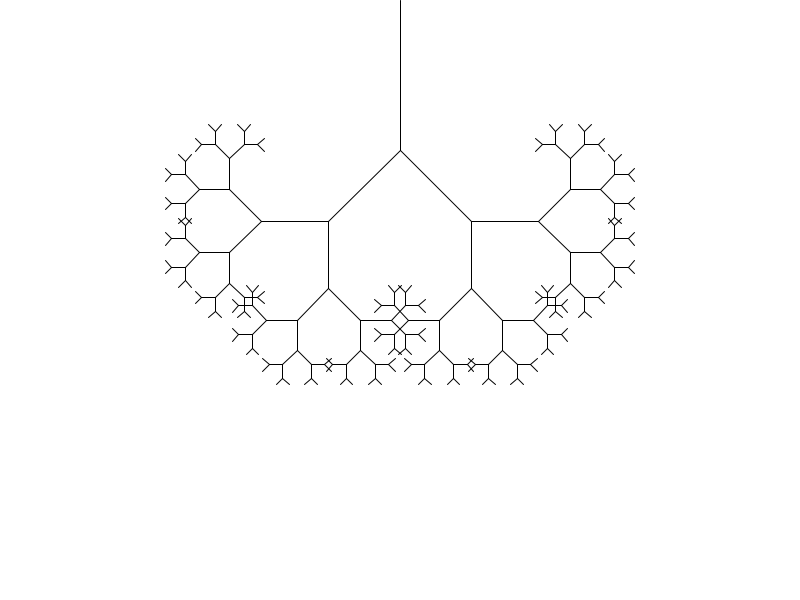
Frame 1 (no input)
Frame 60 (the mouse pressed at the canvas centre just before this capture): identical to frame 1, image omitted
Frame 120 (the mouse held since frame 60 and released just before this capture): identical to frame 1, image omitted

The Processing sketch that drew this single still picture (run headless with seeded random() and noise(); from frame 60 on, the mouse is pressed at the canvas centre):

// Processing sketch: image_text_iteration_2
// ── image_text_iteration_2.pde
void setup() {
  size(800, 600); // Set the size of the window
  background(255); // Set the background color to white
  stroke(0); // Set the stroke color to black
  float len = height / 4; // Initial length of the branch
  drawBranch(width / 2, 0, len, HALF_PI, 8); // Start the tree from the top middle
  save("iteration_2.jpg");
}

void draw() {
  // No continuous drawing is needed
}

void drawBranch(float x, float y, float len, float angle, int depth) {
  if (depth == 0) return;

  // Calculate the new branch's end x and y position
  float x2 = x + cos(angle) * len;
  float y2 = y + sin(angle) * len;

  // Draw the branch
  line(x, y, x2, y2);

  // Recursively draw the next branches
  drawBranch(x2, y2, len * 0.67, angle - QUARTER_PI, depth - 1); // Left branch
  drawBranch(x2, y2, len * 0.67, angle + QUARTER_PI, depth - 1); // Right branch
}
